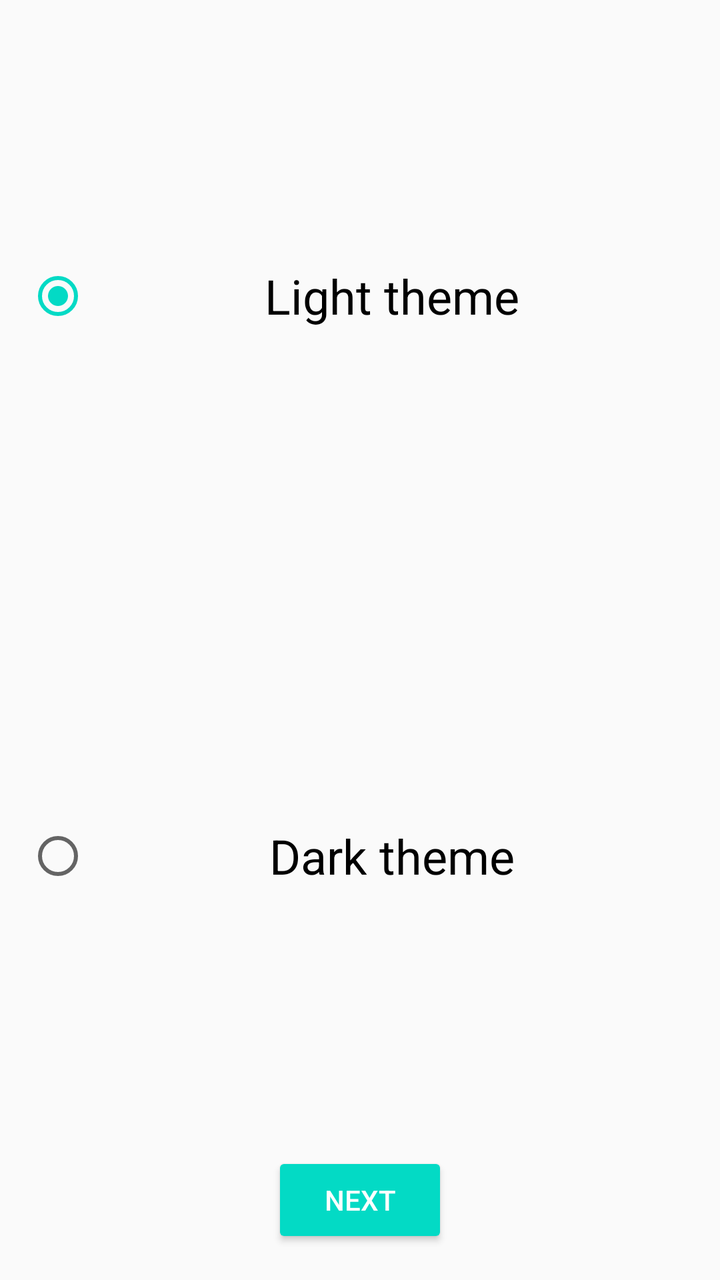
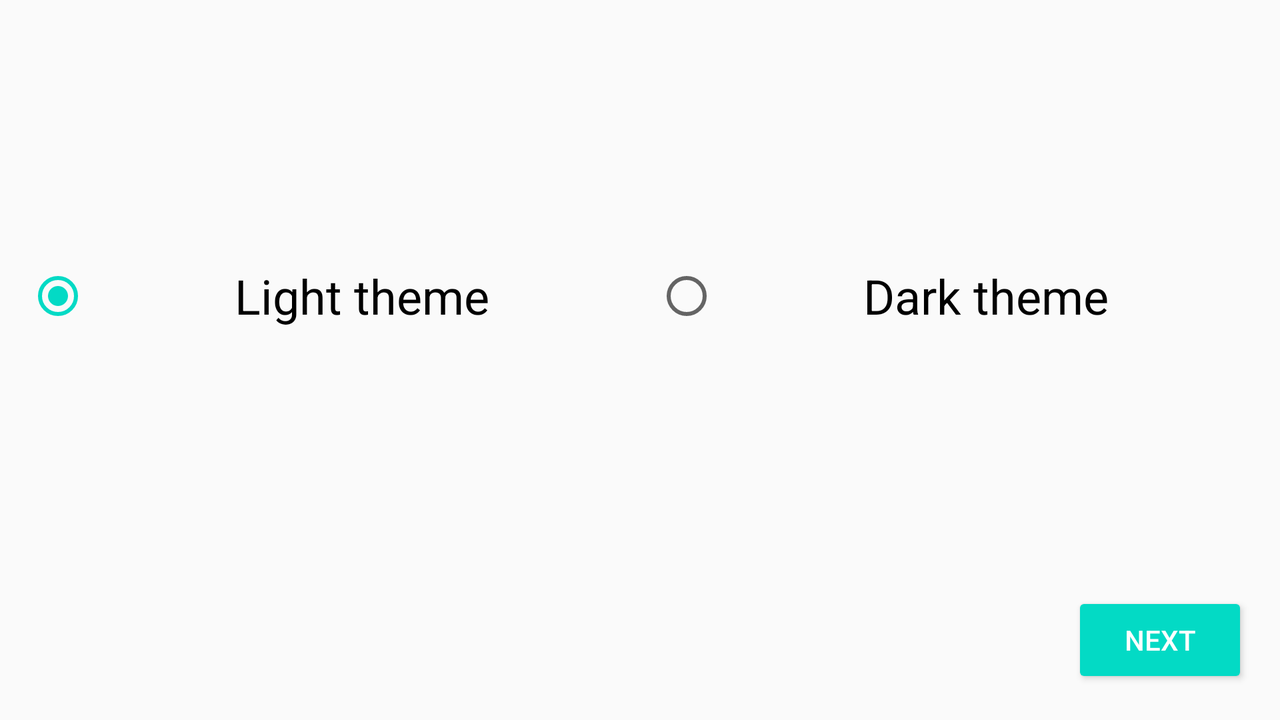

One screen, two layout resources from the same app: the default and the author's alternative for another configuration. Each is rendered where Android would select it; the XML of both is given below.
<!-- AndroidManifest.xml: application theme AppTheme -->
<!-- res/layout/activity_welcome_page3.xml -->
<?xml version="1.0" encoding="utf-8"?>
<android.support.constraint.ConstraintLayout xmlns:android="http://schemas.android.com/apk/res/android"
    xmlns:app="http://schemas.android.com/apk/res-auto"
    xmlns:tools="http://schemas.android.com/tools"
    android:layout_width="match_parent"
    android:layout_height="match_parent"
    tools:context=".WelcomePage3">


    <RadioGroup
        android:layout_width="0dp"
        android:layout_height="0dp"
        android:layout_marginStart="8dp"
        android:layout_marginTop="8dp"
        android:layout_marginEnd="8dp"
        android:layout_marginBottom="8dp"
        app:layout_constraintBottom_toTopOf="@+id/button4"
        app:layout_constraintEnd_toEndOf="parent"
        app:layout_constraintStart_toStartOf="parent"
        app:layout_constraintTop_toTopOf="parent">

        <RadioButton
            android:id="@+id/radioButton"
            android:layout_width="match_parent"
            android:layout_height="wrap_content"
            android:layout_weight="1"
            android:gravity="center"
            style="@style/MyRadioButton"
            android:checked="true"
            android:text="@string/Light" />

        <RadioButton
            android:id="@+id/radioButton2"
            android:layout_width="match_parent"
            android:layout_height="wrap_content"
            android:layout_weight="1"
            android:gravity="center"
            style="@style/MyRadioButton"
            android:text="@string/Dark" />
    </RadioGroup>

    <Button
        style="@style/Widget.AppCompat.Button.Colored"
        android:id="@+id/button4"
        android:layout_width="wrap_content"
        android:layout_height="wrap_content"
        android:layout_marginBottom="16dp"
        android:onClick="onNext"
        android:text="@string/Next"
        app:layout_constraintBottom_toBottomOf="parent"
        app:layout_constraintEnd_toEndOf="parent"
        app:layout_constraintStart_toStartOf="parent" />
</android.support.constraint.ConstraintLayout>
<!-- resources referenced by this layout -->
<resources>
  <string name="Dark">Dark theme</string>
  <string name="Light">Light theme</string>
  <string name="Next">Next</string>
  <style name="MyRadioButton" parent="Widget.AppCompat.CompoundButton.RadioButton">
          <item name="android:background">@drawable/radio_selector</item>
          <item name="android:textSize">24sp</item>
          <item name="android:layout_margin">5dp</item>
      </style>
  <style name="AppTheme" parent="Theme.AppCompat.Light.NoActionBar">
          
          <item name="colorPrimary">@color/colorPrimary</item>
          <item name="colorPrimaryDark">@color/colorPrimaryDark</item>
          <item name="colorAccent">@color/colorAccent</item>
      </style>
</resources>
<!-- res/layout-land/activity_welcome_page3.xml (the author's variant of the layout above) -->
<!-- drawn on the phone turned sideways -->
<?xml version="1.0" encoding="utf-8"?>
<android.support.constraint.ConstraintLayout
    xmlns:android="http://schemas.android.com/apk/res/android"
    xmlns:app="http://schemas.android.com/apk/res-auto"
    xmlns:tools="http://schemas.android.com/tools"
    android:layout_width="match_parent"
    tools:context=".WelcomePage3"
    android:layout_height="match_parent">

    <RadioGroup
        android:layout_width="0dp"
        android:layout_height="0dp"
        android:layout_marginStart="8dp"
        android:layout_marginTop="8dp"
        android:layout_marginEnd="8dp"
        android:layout_marginBottom="8dp"
        android:orientation="horizontal"
        app:layout_constraintBottom_toTopOf="@+id/button5"
        app:layout_constraintEnd_toEndOf="parent"
        app:layout_constraintStart_toStartOf="parent"
        app:layout_constraintTop_toTopOf="parent">

        <RadioButton
            android:id="@+id/radioButton"
            style="@style/MyRadioButton"
            android:layout_width="wrap_content"
            android:layout_height="match_parent"
            android:layout_weight="1"
            android:checked="true"
            android:gravity="center"
            android:text="@string/Light" />

        <RadioButton
            android:id="@+id/radioButton2"
            style="@style/MyRadioButton"
            android:layout_width="wrap_content"
            android:layout_height="match_parent"
            android:layout_weight="1"
            android:gravity="center"
            android:text="@string/Dark" />
    </RadioGroup>

    <Button
        style="@style/Widget.AppCompat.Button.Colored"
        android:id="@+id/button5"
        android:layout_width="wrap_content"
        android:layout_height="wrap_content"
        android:layout_marginEnd="16dp"
        android:layout_marginBottom="16dp"
        android:onClick="onNext"
        android:text="@string/Next"
        app:layout_constraintBottom_toBottomOf="parent"
        app:layout_constraintEnd_toEndOf="parent" />
</android.support.constraint.ConstraintLayout>
